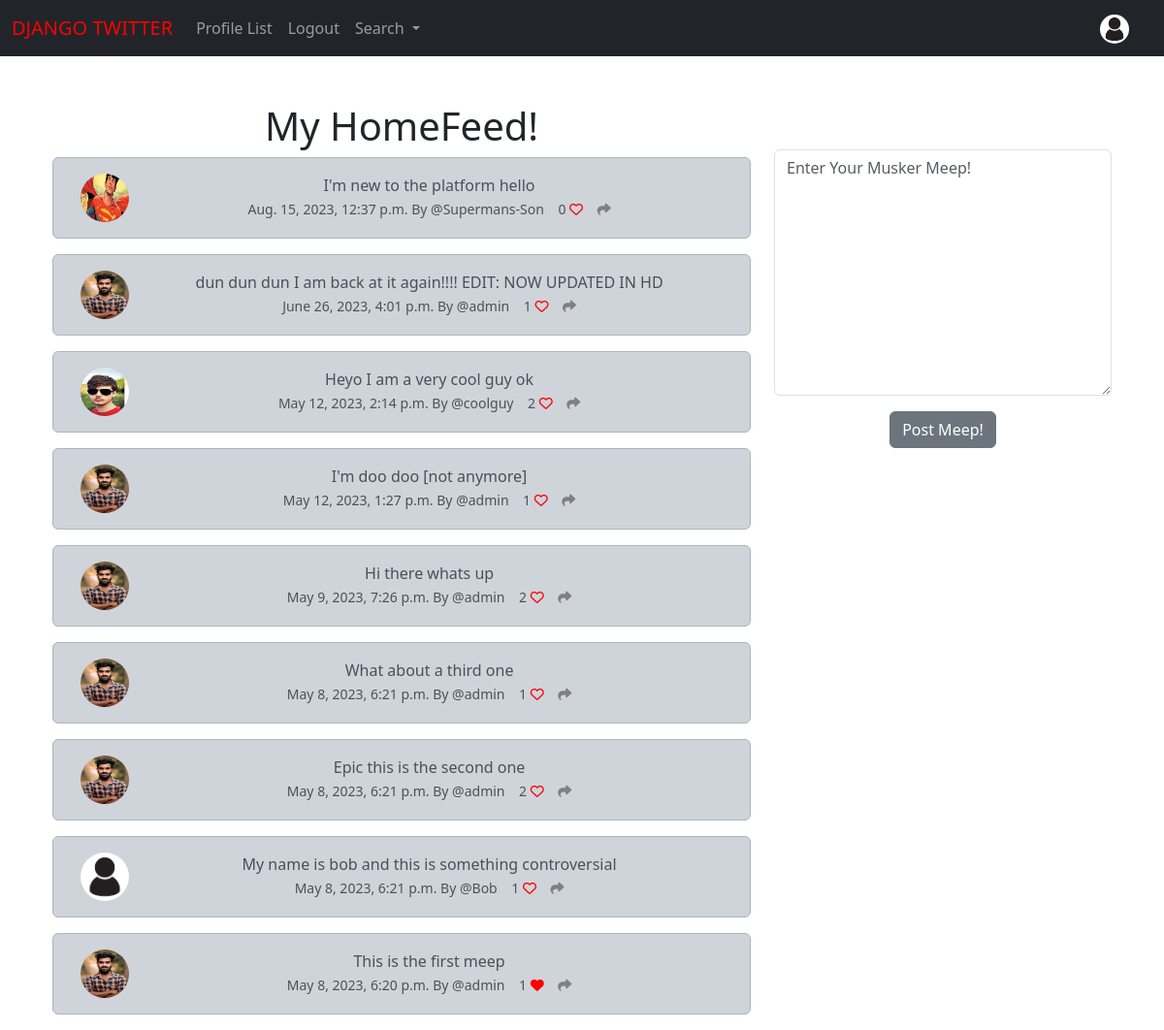
Page / (signed in) on the committed database.
### musker/models.py (models this page shows, shortened)
class Meep(models.Model):
	user = models.ForeignKey(
		User, related_name="meeps",
		on_delete=models.DO_NOTHING
		)
	body = models.CharField(max_length=200)
	created_at = models.DateTimeField(auto_now_add=True)
	likes = models.ManyToManyField(User, related_name="meep_like", blank=True)
	def number_of_likes(self):
		return self.likes.count()

class Profile(models.Model):
	user = models.OneToOneField(User, on_delete=models.CASCADE)
	follows = models.ManyToManyField("self", related_name="followed_by", symmetrical=False, blank = True)
	date_modified = models.DateTimeField(User, auto_now=True)
	profile_image = models.ImageField(null=True, blank=True, upload_to="images/")
	profile_bio = models.CharField(null=True, blank=True, max_length=500)
	homepage_link = models.CharField(null=True, blank=True, max_length=100)
	facebook_link = models.CharField(null=True, blank=True, max_length=100)
	instagram_link = models.CharField(null=True, blank=True, max_length=100)
	linkedin_link = models.CharField(null=True, blank=True, max_length=100)

### musker/views.py (the view, shortened to what this page needs)
# urls.py: path('', views.home, name="home"),
def home(request):
	if request.user.is_authenticated:
		form = MeepForm(request.POST or None)
		meeps = Meep.objects.all().order_by("-created_at")
		return render(request, 'home.html', {"meeps":meeps, "form":form})
	else:
		meeps = Meep.objects.all().order_by("-created_at")
		return render(request, 'home.html', {"meeps":meeps})

### musker/forms.py
class MeepForm(forms.ModelForm):
	body = forms.CharField(required=True,
		widget=forms.widgets.Textarea(
			attrs={
			"placeholder": "Enter Your Musker Meep!",
			"class":"form-control",
			}
			),
			label="",
		)
	class Meta:
		model = Meep
		exclude = ("user", "likes", )

### musker/templates/home.html (shortened to what this page needs)
{% extends 'base.html' %}
{% load static %}
{% block content %}
	<div class="container text-center">
		<div class="row">
			<div class="col-8">
<br/>
<h1>My HomeFeed!</h1>
	{% for meep in meeps %}
		<div class="alert alert-dark" role="alert">
	<div class="container">
		<div class="row">
			<div class="col-1">
				{% if meep.user.profile.profile_image %}
				<img src="{{ meep.user.profile.profile_image.url }}"
				width=50 height=50 class="
				rounded-circle" alt="{{ profile.user.username }}">
				{% else %}
				<img src="{% static 'images/default_profile_pic.png' %}"
				width=50 height=50 class="
				rounded-circle" alt="{{ profile.user.username }}">
				{% endif %}
			</div>
		<div class="col-11">
  		{{ meep.body }} <br/>
		<small class="text-muted">
			{{ meep.created_at }} By
			@{{ meep.user.username }}
			{{ meep.number_of_likes }}
			{% if user in meep.likes.all %}
			<a href="{% url 'meep_like' meep.id %}"><i class="fa-solid fa-heart" style="color:red"></i></a>
			{% else %}
			<a href="{% url 'meep_like' meep.id %}"><i class="fa fa-heart-o" style="color:red"></i></a>
			{% endif %}
			<a href="{% url 'meep_show' meep.id %}">
				<i class="fa-solid fa-share" style="color:grey"></i>
			</a>
		</small>
		</div><br/><br/>
		</div>
	</div>
</div>
	{% endfor %}
</div>
<div class="col-4">
	<br/><br/><br/>
{% if form %}
<form  method=POST>
	{{ form.as_p }}
	<button type="submit" class="btn btn-secondary">Post Meep!</button>
  </form>
{% endif %}
</div>
{% endblock %}

### rows in the picture
Meep: user.profile.profile_image (picture), body "I'm new to the platform hello", created_at "Aug. 15, 2023, 12:37 p.m.", user.username "Supermans-Son", number_of_likes "0"
Meep: user.profile.profile_image (picture), body "dun dun dun I am back at it again!!!! EDIT: NOW UPDATED IN HD", created_at "June 26, 2023, 4:01 p.m.", user.username "admin", number_of_likes "1"
Meep: user.profile.profile_image (picture), body "Heyo I am a very cool guy ok", created_at "May 12, 2023, 2:14 p.m.", user.username "coolguy", number_of_likes "2"
Meep: user.profile.profile_image (picture), body "I'm doo doo [not anymore]", created_at "May 12, 2023, 1:27 p.m.", user.username "admin", number_of_likes "1"
Meep: user.profile.profile_image (picture), body "Hi there whats up", created_at "May 9, 2023, 7:26 p.m.", user.username "admin", number_of_likes "2"
Meep: user.profile.profile_image (picture), body "What about a third one", created_at "May 8, 2023, 6:21 p.m.", user.username "admin", number_of_likes "1"
Meep: user.profile.profile_image (picture), body "Epic this is the second one", created_at "May 8, 2023, 6:21 p.m.", user.username "admin", number_of_likes "2"
Meep: body "My name is bob and this is something controversial", created_at "May 8, 2023, 6:21 p.m.", user.username "Bob", number_of_likes "1"
Meep: user.profile.profile_image (picture), body "This is the first meep", created_at "May 8, 2023, 6:20 p.m.", user.username "admin", number_of_likes "1"
